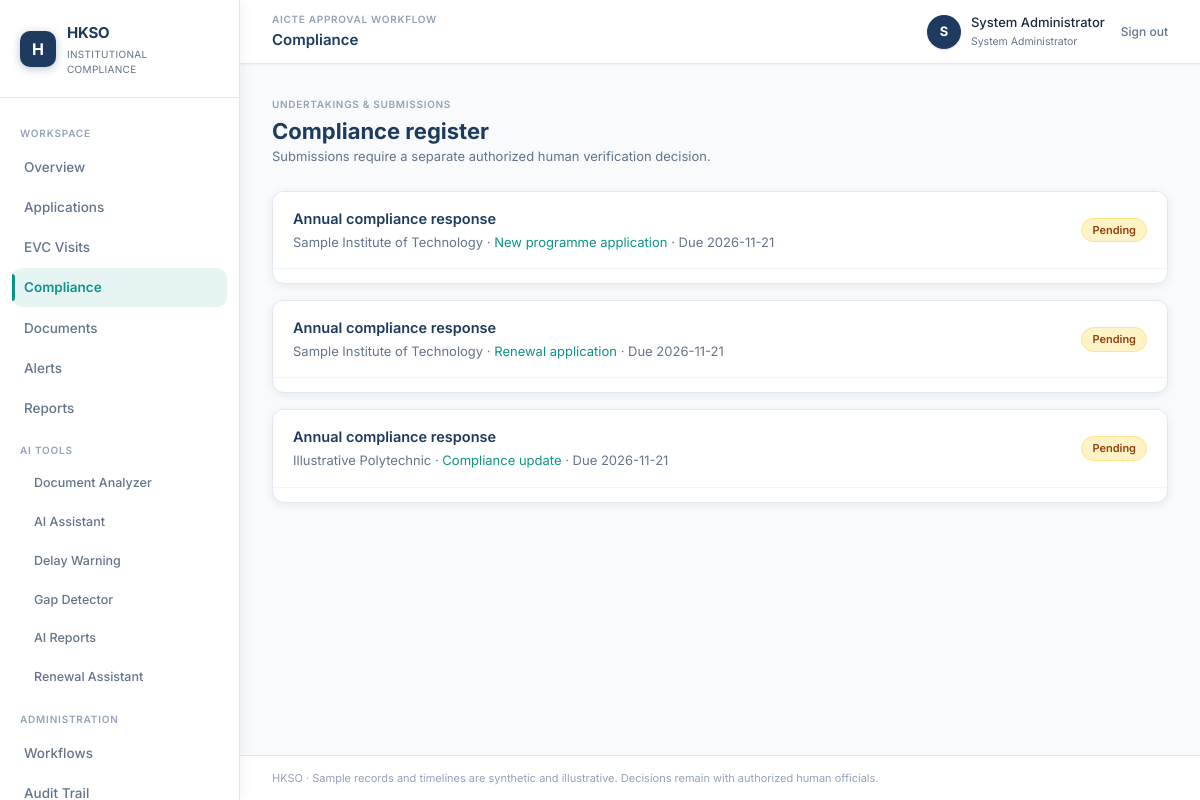
The app's page /compliance (signed in) with its own data.
### tables this page shows
CREATE TABLE users(id INTEGER PRIMARY KEY,username TEXT UNIQUE NOT NULL,password_hash TEXT NOT NULL,role TEXT NOT NULL,institution_id INTEGER REFERENCES institutions(id),active INTEGER NOT NULL DEFAULT 1);

CREATE TABLE compliance(id INTEGER PRIMARY KEY,application_id INTEGER NOT NULL REFERENCES applications(id),requirement_id INTEGER NOT NULL REFERENCES requirements(id),due_date TEXT NOT NULL,response TEXT,evidence_file TEXT,status TEXT NOT NULL DEFAULT 'Pending',officer_comment TEXT,submitted_at TEXT,verified_by INTEGER REFERENCES users(id),updated_at TEXT NOT NULL,UNIQUE(application_id,requirement_id));

CREATE TABLE requirements(id INTEGER PRIMARY KEY,name TEXT NOT NULL,description TEXT,deadline_days INTEGER NOT NULL DEFAULT 30,active INTEGER NOT NULL DEFAULT 1);

CREATE TABLE institutions(id INTEGER PRIMARY KEY,name TEXT NOT NULL,code TEXT UNIQUE NOT NULL,city TEXT,created_at TEXT NOT NULL);

CREATE TABLE applications(id INTEGER PRIMARY KEY,institution_id INTEGER NOT NULL REFERENCES institutions(id),title TEXT NOT NULL,app_type TEXT NOT NULL,academic_year TEXT NOT NULL,submission_date TEXT NOT NULL,assigned_officer INTEGER REFERENCES users(id),status TEXT NOT NULL DEFAULT 'Pending',workflow_id INTEGER REFERENCES workflows(id),current_stage INTEGER NOT NULL DEFAULT 0,stage_due TEXT,created_by INTEGER NOT NULL REFERENCES users(id),created_at TEXT NOT NULL,updated_at TEXT NOT NULL);

### app.py (the view, shortened to what this page needs)
@app.route('/compliance',methods=['GET','POST'])
@login_required
def compliance_page():
    c=db()
    sql='SELECT c.*,r.name requirement,a.title,i.name institution_name FROM compliance c JOIN requirements r ON r.id=c.requirement_id JOIN applications a ON a.id=c.application_id JOIN institutions i ON i.id=a.institution_id'+('' if staff() else ' WHERE a.institution_id=?')+' ORDER BY c.due_date'
    return render_template('compliance.html',rows=c.execute(sql,visible_args()).fetchall())

### app.py (called while the page is built)
def db():
    if 'db' not in g:
        g.db=sqlite3.connect(app.config['DATABASE']); g.db.row_factory=sqlite3.Row; g.db.execute('PRAGMA foreign_keys=ON')
    return g.db

def current_user():
    if 'user' not in g:
        row=db().execute('SELECT * FROM users WHERE id=? AND active=1',(session.get('uid'),)).fetchone(); g.user=dict(row) if row else {}
    return g.user

@app.before_request
def load_user(): current_user()

def login_required(fn):
    @wraps(fn)
    def inner(*a,**kw):
        if not current_user():
            session['login_next']=request.full_path if request.query_string else request.path
            return redirect(url_for('select_department'))
        return fn(*a,**kw)
    return inner

def staff(): return current_user().get('role') in STAFF

def visible_args(): return () if staff() else (current_user()['institution_id'],)

@app.context_processor
def template_globals(): return {'me':current_user(),'roles':ROLES,'staff':staff,'today':date.today().isoformat()}

### templates/compliance.html (shortened to what this page needs)
{% extends 'base.html' %}{% block heading %}Compliance{% endblock %}{% block content %}<div class="pageintro"><div><span class="eyebrow">UNDERTAKINGS & SUBMISSIONS</span><h1>Compliance register</h1><p>Submissions require a separate authorized human verification decision.</p></div></div>{% for c in rows %}<section class="panel complianceitem"><div class="panelhead"><div><h2>{{ c.requirement }}</h2><p>{{ c.institution_name }} · <a href="{{ url_for('application_detail',aid=c.application_id) }}">{{ c.title }}</a> · Due {{ c.due_date }}</p></div><span class="badge {{ c.status|lower|replace(' ','-') }}">{{ c.status }}</span></div></section>{% else %}<section class="panel empty">No compliance requirements are assigned to visible applications.</section>{% endfor %}{% endblock %}

### templates/base.html (shortened to what this page needs)
<!doctype html>
<html lang="en">
<head>
  <link rel="stylesheet" href="{{ url_for('static',filename='css/app.css') }}">
  <link rel="stylesheet" href="{{ url_for('static',filename='css/polish.css') }}">
  <link rel="stylesheet" href="{{ url_for('static',filename='css/ai.css') }}">
  <link rel="stylesheet" href="{{ url_for('static',filename='css/auth.css') }}">
</head>
<body>
{% if me %}
<aside class="sidebar">
  <a class="brand" href="{{ url_for('dashboard') }}">
    <span class="brandmark">H</span>
    <span>HKSO<small>Institutional compliance</small></span>
  </a>
  <nav>
    <span class="navlabel">Workspace</span>
    <a href="{{ url_for('dashboard') }}" {% if request.endpoint == 'dashboard' %}class="active"{% endif %}>Overview</a>
    <a href="{{ url_for('applications') }}" {% if request.endpoint in ['applications', 'application_detail'] %}class="active"{% endif %}>Applications</a>
    <a href="{{ url_for('evc') }}" {% if request.endpoint == 'evc' %}class="active"{% endif %}>EVC Visits</a>
    <a href="{{ url_for('compliance_page') }}" {% if request.endpoint == 'compliance_page' %}class="active"{% endif %}>Compliance</a>
    <a href="{{ url_for('documents') }}" {% if request.endpoint == 'documents' %}class="active"{% endif %}>Documents</a>
    <a href="{{ url_for('alerts') }}" {% if request.endpoint == 'alerts' %}class="active"{% endif %}>Alerts</a>
    <a href="{{ url_for('reports') }}" {% if request.endpoint == 'reports' %}class="active"{% endif %}>Reports</a>
    <span class="navlabel">AI Tools</span>
    <a href="{{ url_for('ai_analyzer') }}" class="{% if request.endpoint == 'ai_analyzer' %}active {% endif %}subnav">Document Analyzer</a>
    <a href="{{ url_for('ai_assistant') }}" class="{% if request.endpoint == 'ai_assistant' %}active {% endif %}subnav">AI Assistant</a>
    <a href="{{ url_for('ai_delay') }}" class="{% if request.endpoint == 'ai_delay' %}active {% endif %}subnav">Delay Warning</a>
    <a href="{{ url_for('ai_gaps') }}" class="{% if request.endpoint == 'ai_gaps' %}active {% endif %}subnav">Gap Detector</a>
    <a href="{{ url_for('ai_reports') }}" class="{% if request.endpoint == 'ai_reports' %}active {% endif %}subnav">AI Reports</a>
    <a href="{{ url_for('ai_renewals') }}" class="{% if request.endpoint == 'ai_renewals' %}active {% endif %}subnav">Renewal Assistant</a>
    {% if me.role == 'System Administrator' %}
    <span class="navlabel">Administration</span>
    <a href="{{ url_for('workflow_admin') }}" {% if request.endpoint == 'workflow_admin' %}class="active"{% endif %}>Workflows</a>
    {% endif %}
    {% if me.role in ['Auditor','System Administrator'] %}
    <a href="{{ url_for('audit_page') }}" {% if request.endpoint == 'audit_page' %}class="active"{% endif %}>Audit Trail</a>
    {% endif %}
  </nav>
</aside>
<main class="main">
  <header class="topbar">
    <div>
      <span class="eyebrow">AICTE Approval Workflow</span>
      <strong>{% block heading %}Workspace{% endblock %}</strong>
    </div>
    <div class="account">
      <span class="avatar">{{ me.username[:1]|upper }}</span>
      <span>{{ me.username|replace('_',' ')|title }}<small>{{ me.role }}</small></span>
      <form method="post" action="{{ url_for('logout') }}">
        <button class="linkbtn">Sign out</button>
      </form>
    </div>
  </header>
  <section class="content">
    {% block content %}{% endblock %}
  </section>
  <footer>HKSO · Sample records and timelines are synthetic and illustrative. Decisions remain with authorized human officials.</footer>
</main>
{% else %}
  {% for category,message in get_flashed_messages(with_categories=true) %}
  <div class="flash {{ category }} loginflash">{{ message }}</div>
  {% endfor %}
  {% block anonymous %}{% endblock %}
{% endif %}
</body>
</html>

### static/css/polish.css (style rules this page uses)
b, strong { font-weight: 600; }
.badge { border-radius: var(--r-pill); }
.brandmark { border-radius: var(--r-md); }
.sidebar nav a { border-radius: var(--r-md); }
.panel { box-shadow: var(--shadow-card); border-radius: var(--r-lg); }

### records on screen
users: username "S", username "System Administrator", role "System Administrator"
compliance: requirement "Annual compliance response", institution_name "Sample Institute of Technology", title "New programme application", due_date "2026-11-21", status "Pending"
compliance: requirement "Annual compliance response", institution_name "Sample Institute of Technology", title "Renewal application", due_date "2026-11-21", status "Pending"
compliance: requirement "Annual compliance response", institution_name "Illustrative Polytechnic", title "Compliance update", due_date "2026-11-21", status "Pending"
